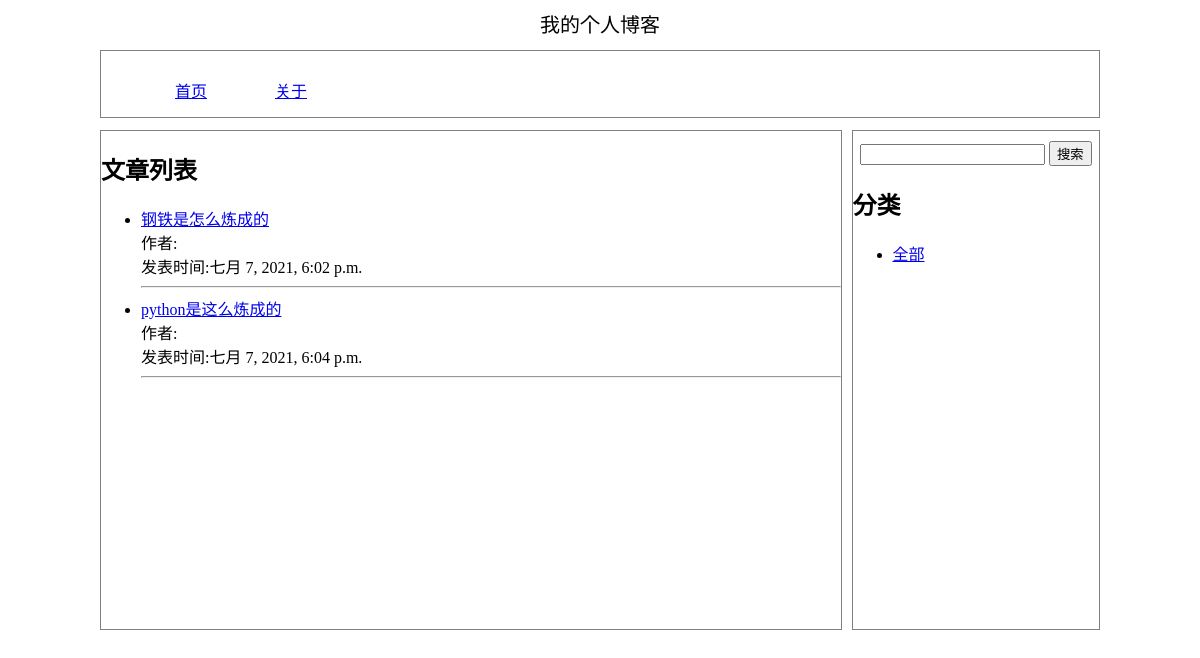
Before: / with the older database file.
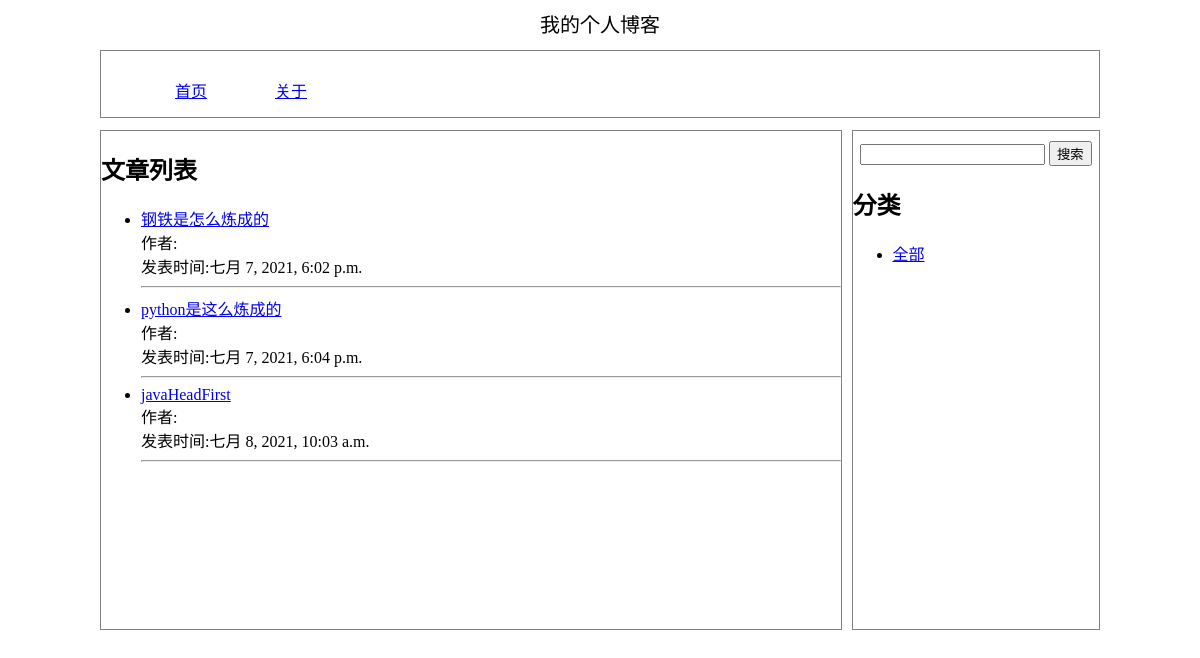
After: the same page with the newer database file.
### home/models.py (models this page shows, shortened)
class article(models.Model):
    title=models.CharField(max_length=50,blank=False,null=False,default="",verbose_name='标题')
    auther=models.CharField(max_length=50,blank=True,null=True,default="",verbose_name='作者')
    content=models.TextField(default="",verbose_name='正文')
    create_time=models.DateTimeField(blank=False,null=False,auto_now_add=True)
    kind=models.ForeignKey(article_kinds,on_delete=models.CASCADE,verbose_name='分类')

### home/views.py (the view)
# urls.py: path('',index,name='index'),
def index(request,):
    article_list=article.objects.all()
    return render(request,'home/articleList.html',locals())

### pxy/context_processors.py (called while the page is built)
def articleKind(request,):
    articleKind=article_kinds.objects.all()
    context={'kind':articleKind}
    return context

### template/home/articleList.html
{%extends 'base.html'%}
{%block article_list%}
    <div>
        <h2>文章列表</h2>
        <ul>
        {%for article in article_list%}
            <li><a href="/article/detail/{{article.id}}">{{article.title}}</a><br>作者:{{article.author}}<br>发表时间:{{article.create_time}}</li><hr>
        {%endfor%}
        </ul>
    </div>
{%endblock%}

### template/base.html (shortened to what this page needs)
<!DOCTYPE html>
<html lang="en">
<head>
</head>
<body>
    <div id="top">我的个人博客
    </div>
    <div id="menu">
        <ul>
            <li><a href="/">首页</a></li>
            <li><a href="/about">关于</a></li>
        </ul>
    </div>
    <div id="content">
        <div id="left">
            {%block content%}
            {%block article_list%}
            {%endblock%}
            {%endblock%}
        </div>
        <div id="right">
            <div id="search-box">
                <form action="/article/search/" method="GET">
                    <input type="text" name="title">
                    <button type="submit">搜索</button>
                </form>
            </div>
            {%include 'home/kind.html'%}
        </div>
    </div>
</body>
</html>

### template/home/kind.html (shortened to what this page needs)
<div>
        <h2>分类</h2>
        <ul>
            <li><a href="/">全部</a></li>
        </ul>
</div>

### template/base.html (style rules this page uses)
body { padding: 0; margin: 0; }
#top { height: 50px; width: 100%; text-align: center; line-height: 50px; font-size: 20px; }
#content { width: 1000px; position: absolute; left: 50%; right: 50%; margin-left: -500px; margin-top: 80px; min-height: 500px; display: flex; flex-direction: row; box-sizing: border-box; }
#left { width: 75%; margin-right: 10px; border: 1px solid gray; }
#right { width: 25%; border: 1px solid gray; }
#search-box { margin-top:10px; text-align: center; }
#menu { width: 1000px; position: absolute; left: 50%; right: 50%; margin-left: -500px; border: 1px solid gray; box-sizing: border-box; }
#menu ul { list-style: none; }
#menu ul li { display: block; height: 50px; width: 100px; float: left; line-height: 50px; text-align: center; }

Changed rows visible on the page:
added article: title "javaHeadFirst", create_time "七月 8, 2021, 10:03 a.m."
